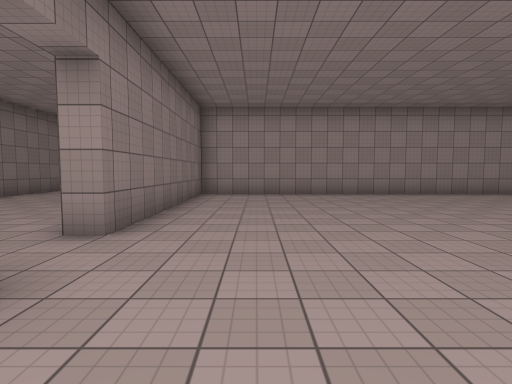
[1] (above)

16 first-person views from a walk through a Unity game level. The camera is 1.5 m above the floor, tilts 4° down and sees 80° across. Doors are open. The floor is counted in squares, 2 m on a side. Each view is taken from the middle of a square. On the plan, view 1 faces up. The plan holds only what a view shows up to about 10 squares ahead; the rest is blank. The place goes on beyond the plan. The player is left out. Surface patterns are stand-ins for the level's own textures.

[2]
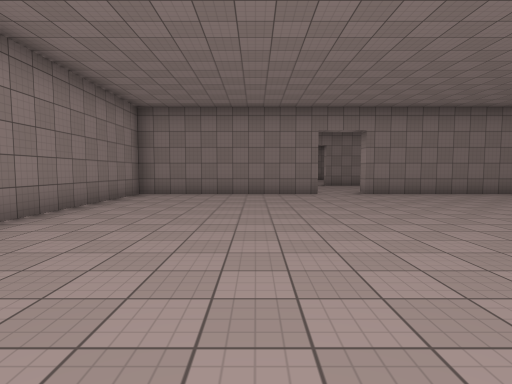

[3]
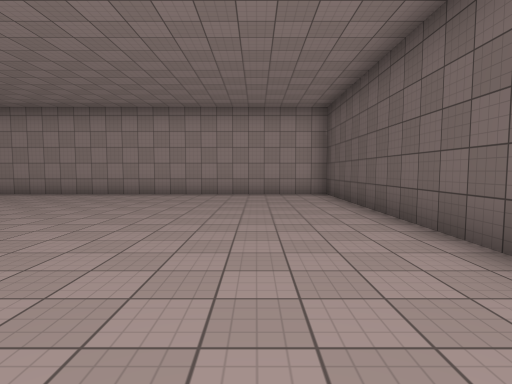

[4]
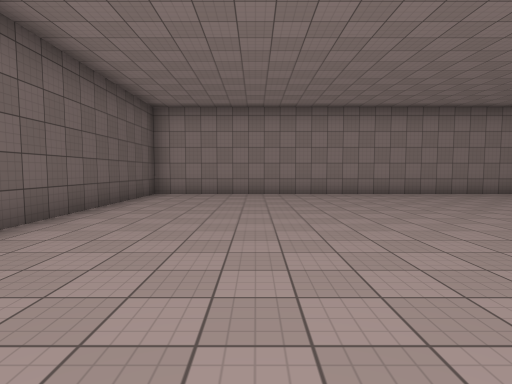

[5]
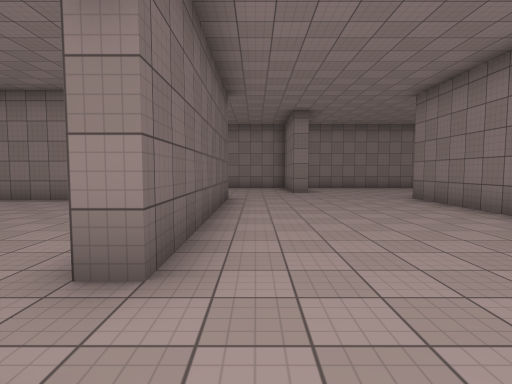

[6]
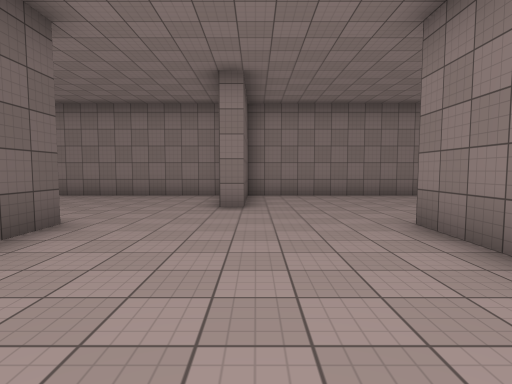

[7]
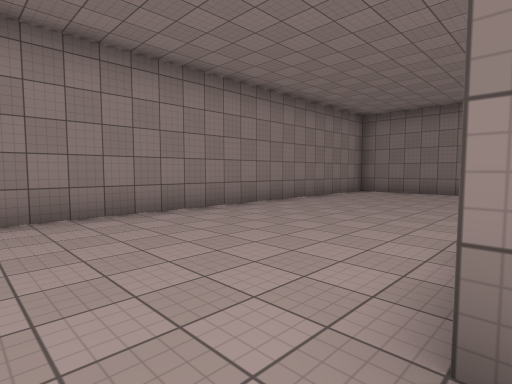

[8]
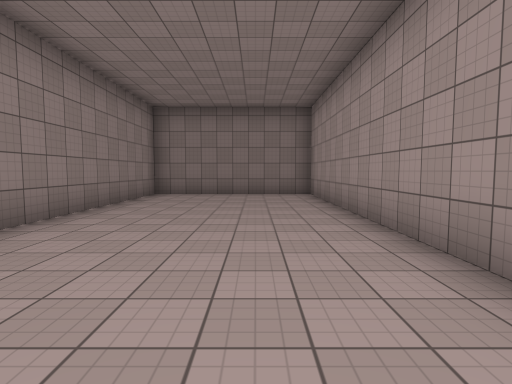

[9]
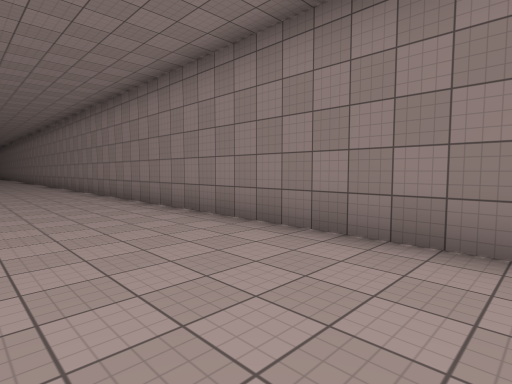

[10]
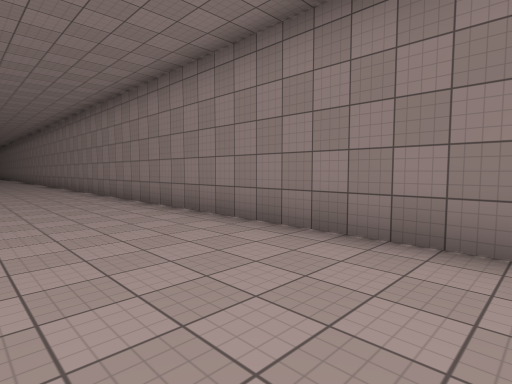

[11]
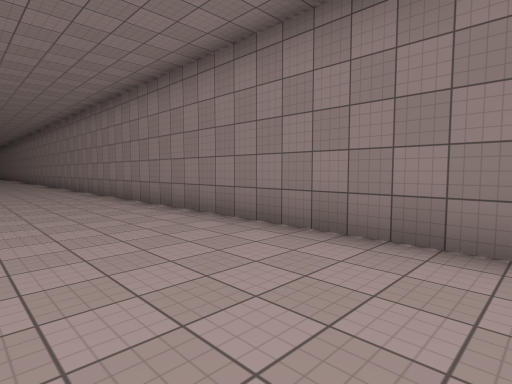

[12]
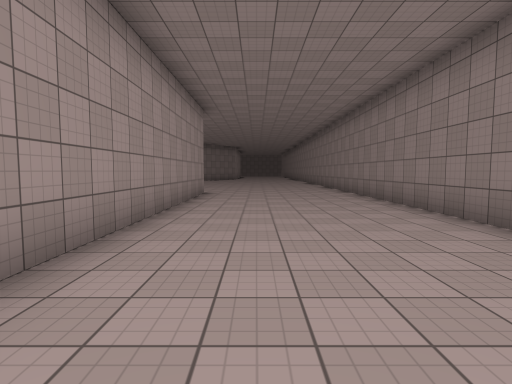

[13]
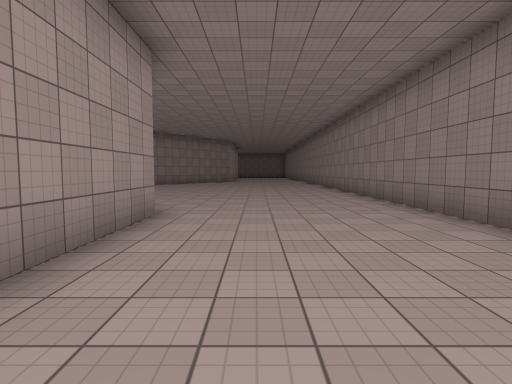

[14]
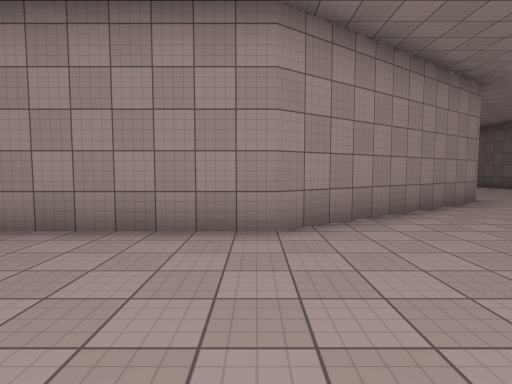

[15]
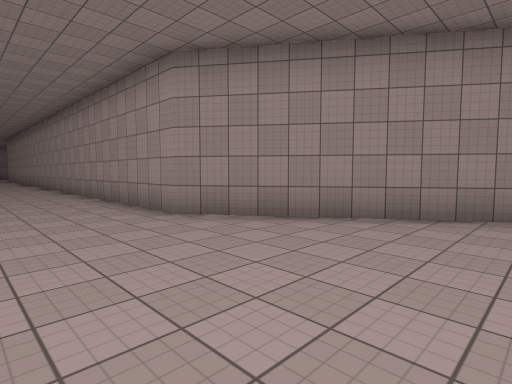

[16]
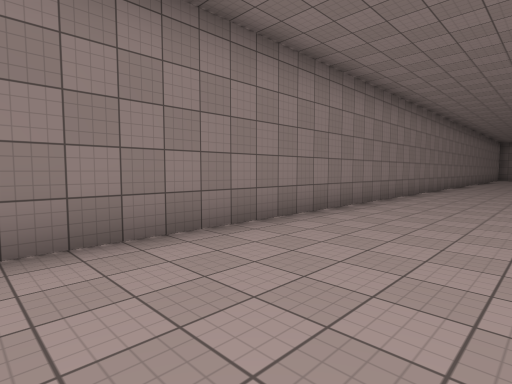

### Floor plan
Points are (right, up) in squares from view 1. A wall is a line through its corners. A room is listed if a view was taken in it or the views show most of it. See-through windows are left out.
Room 1 (views 1, 2, 3, 4)
walls: (-2.3, 2) (-1.7, 2) (-1.7, -3.7) (10.3, -3.7) (10.3, 9.7) (-1.7, 9.7) (-1.7, 3.5) (-2.2, 3.5)
ways out: opening at (-2, 2.5) to room 2
Room 2 (views 5, 6, 7, 8, 9, 10, 11, 12, 13, 14, 15, 16)
walls: (-2.3, -4.2) (-2.3, 2); (-4, -9.3) (24.1, -9.3); (-4.8, -8.8) (-4.8, -6.2) (-4.2, -6.2); (-7.3, -1) (-7.3, -4.2); (-9, -4.3) (-16.8, -4.3) (-16.8, -9.3) (-4.8, -9.3); (-7.3, 10) (-7.3, 8.6); (24.3, -0.7) (19.3, -4.3) (11, -4.3)
ways out: opening at (-2, 2.5) to room 1

Positions as (right, up) in squares from view 1, and headings:
1: (0, 0), facing up
2: (8, 0), facing left
3: (8, 0), facing up
4: (7, 6), facing down
5: (-3, 4), facing down
6: (-5, 0), facing down
7: (-6, -4), facing down-left
8: (-7, -6), facing left
9: (-2, -6), facing down-right
10: (2, -6), facing down-right
11: (7, -6), facing down-right
12: (9, -6), facing right
13: (14, -6), facing right
14: (19, -8), facing up
15: (24, -7), facing up-left
16: (24, -6), facing down-left
